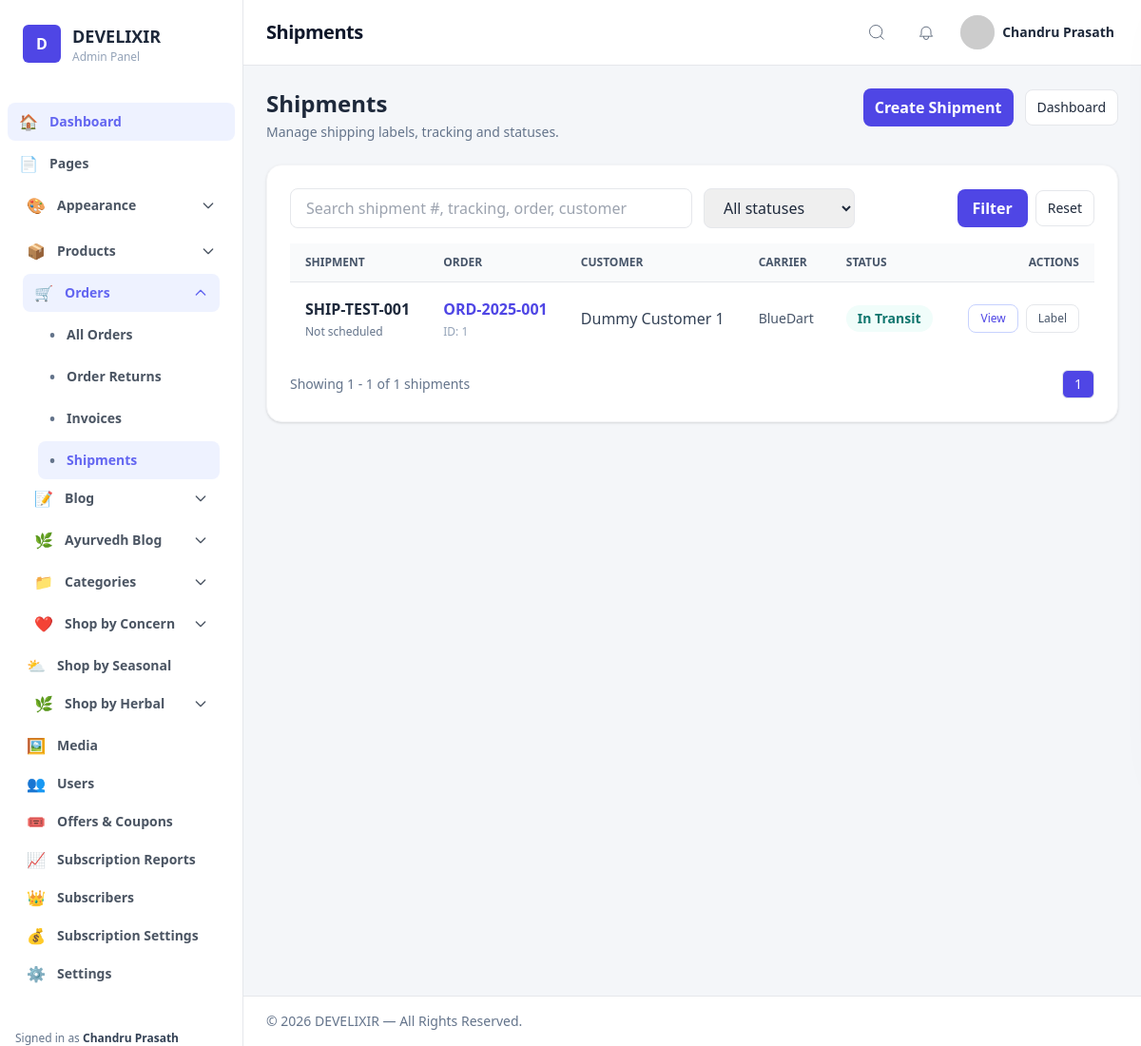
/admin/shipments.php (signed in), run on the app's committed database.
### tables this page shows
CREATE TABLE `shipments` (
  `id` bigint(20) UNSIGNED NOT NULL,
  `shipment_number` varchar(64) NOT NULL,
  `order_id` int(10) UNSIGNED NOT NULL,
  `carrier` varchar(100) DEFAULT NULL,
  `tracking_number` varchar(128) DEFAULT NULL,
  `shipping_method` varchar(64) DEFAULT NULL,
  `shipping_cost` decimal(10,2) DEFAULT 0.00,
  `weight` decimal(10,2) DEFAULT 0.00,
  `status` enum('pending','label_created','in_transit','delivered','returned','cancelled') NOT NULL DEFAULT 'pending',
  `label_file` varchar(255) DEFAULT NULL,
  `created_by` int(11) DEFAULT NULL,
  `created_at` datetime NOT NULL DEFAULT current_timestamp(),
  `shipped_at` datetime DEFAULT NULL,
  `notes` text DEFAULT NULL
);

CREATE TABLE `orders` (
  `id` int(10) UNSIGNED NOT NULL,
  `user_id` int(10) UNSIGNED DEFAULT NULL,
  `total` decimal(10,2) NOT NULL DEFAULT 0.00,
  `coupon_code` varchar(50) DEFAULT NULL,
  `coupon_discount` decimal(10,2) DEFAULT 0.00,
  `status` varchar(50) DEFAULT 'processing',
  `payment_status` varchar(50) DEFAULT 'pending',
  `created_at` timestamp NULL DEFAULT current_timestamp(),
  `total_amount` decimal(10,2) NOT NULL DEFAULT 0.00,
  `shipping_charge` decimal(10,2) DEFAULT 0.00,
  `tax_amount` decimal(10,2) DEFAULT 0.00,
  `order_number` varchar(100) DEFAULT NULL,
  `customer_name` varchar(255) DEFAULT NULL,
  `customer_address` text DEFAULT NULL,
  `order_status` varchar(50) DEFAULT 'pending'
);

### admin/shipments.php (the view, shortened to what this page needs)
<?php
require_once __DIR__ . '/../includes/db.php';
include __DIR__ . '/layout/header.php';
function h($s) {
    return htmlspecialchars((string)($s ?? ''), ENT_QUOTES, 'UTF-8');
}
function preserve_qs($overrides = []) {
    $qs = $_GET;
    foreach ($overrides as $k => $v) $qs[$k] = $v;
    return '?' . http_build_query($qs);
}
function status_badge($s) {
    $map = [
        'pending'       => ['bg'=>'bg-amber-50','text'=>'text-amber-700','label'=>'Pending'],
        'label_created' => ['bg'=>'bg-indigo-50','text'=>'text-indigo-700','label'=>'Label Created'],
        'in_transit'    => ['bg'=>'bg-teal-50','text'=>'text-teal-700','label'=>'In Transit'],
        'delivered'     => ['bg'=>'bg-green-50','text'=>'text-green-700','label'=>'Delivered'],
        'returned'      => ['bg'=>'bg-red-50','text'=>'text-red-700','label'=>'Returned'],
        'cancelled'     => ['bg'=>'bg-red-50','text'=>'text-red-700','label'=>'Cancelled'],
    ];
    $s = strtolower((string)$s);
    $info = $map[$s] ?? ['bg'=>'bg-slate-50','text'=>'text-slate-700','label'=>ucfirst($s)];
    return '<span class="inline-flex items-center px-3 py-1 rounded-full text-sm font-semibold '
           . $info['bg'] . ' ' . $info['text'] . '">' . h($info['label']) . '</span>';
}
$q = trim($_GET['q'] ?? '');
$page = max(1, (int)($_GET['page'] ?? 1));
$perPage = 20;
$where = [];
$params = [];
$whereSql = $where ? implode(' AND ', $where) : '1=1';
try {
    $countSql = "SELECT COUNT(*) FROM shipments s JOIN orders o ON s.order_id = o.id WHERE {$whereSql}";
    $stmt = $pdo->prepare($countSql);
    $stmt->execute($params);
    $total = (int)$stmt->fetchColumn();
} catch (Exception $e) {
    error_log('Shipments count error: ' . $e->getMessage());
    $total = 0;
}
$pages = max(1, (int)ceil($total / $perPage));
$offset = ($page - 1) * $perPage;
$shipments = [];
try {
    $listSql = "SELECT s.*, o.order_number, o.customer_name
                FROM shipments s
                JOIN orders o ON s.order_id = o.id
                WHERE {$whereSql}
                ORDER BY s.created_at DESC
                LIMIT :limit OFFSET :offset";
    $stmt = $pdo->prepare($listSql);
    $stmt->bindValue(':limit', (int)$perPage, PDO::PARAM_INT);
    $stmt->bindValue(':offset', (int)$offset, PDO::PARAM_INT);
    $stmt->execute();
    $shipments = $stmt->fetchAll(PDO::FETCH_ASSOC);
} catch (Exception $e) {
    error_log('Shipments list error: ' . $e->getMessage());
    $shipments = [];
}
?>
<div class="max-w-[1200px] mx-auto">
  <div class="flex items-start justify-between gap-6 mb-6">
    <div>
      <h2 class="text-2xl font-extrabold text-slate-800">Shipments</h2>
      <p class="text-sm text-slate-500 mt-1">Manage shipping labels, tracking and statuses.</p>
    </div>
    <div class="flex items-center gap-3">
      <a href="shipments_create.php" class="inline-flex items-center gap-2 px-3 py-2 rounded-lg bg-indigo-600 text-white font-semibold">Create Shipment</a>
      <a href="dashboard.php" class="inline-flex items-center gap-2 px-3 py-2 rounded-lg bg-white border border-gray-200 text-sm hover:shadow">Dashboard</a>
    </div>
  </div>
  <div class="bg-white rounded-2xl shadow p-6 border border-gray-100">
    <form method="get" class="flex flex-col md:flex-row md:items-center gap-3 mb-4">
      <input type="search" name="q" value="<?= h($q) ?>" placeholder="Search shipment #, tracking, order, customer" class="w-full md:w-1/2 px-4 py-2 rounded-lg border border-gray-200 focus:outline-none" />
      <select name="status" class="px-4 py-2 rounded-lg border border-gray-200">
        <option value="">All statuses</option>
      </select>
      <div class="flex items-center gap-2 ml-auto">
        <button type="submit" class="inline-flex items-center gap-2 px-4 py-2 rounded-lg bg-indigo-600 text-white font-semibold">Filter</button>
        <a href="shipments.php" class="px-3 py-2 rounded-lg border border-gray-200 text-sm">Reset</a>
      </div>
    </form>
    <div class="overflow-x-auto">
      <table class="min-w-full divide-y divide-gray-200">
        <thead class="bg-gray-50">
          <tr>
            <th class="px-4 py-3 text-left text-xs font-semibold text-slate-600 uppercase">Shipment</th>
            <th class="px-4 py-3 text-left text-xs font-semibold text-slate-600 uppercase">Order</th>
            <th class="px-4 py-3 text-left text-xs font-semibold text-slate-600 uppercase">Customer</th>
            <th class="px-4 py-3 text-left text-xs font-semibold text-slate-600 uppercase">Carrier</th>
            <th class="px-4 py-3 text-left text-xs font-semibold text-slate-600 uppercase">Status</th>
            <th class="px-4 py-3 text-right text-xs font-semibold text-slate-600 uppercase">Actions</th>
          </tr>
        </thead>
        <tbody class="bg-white divide-y divide-gray-100">
          <?php if (empty($shipments)): ?>
            <tr>
              <td colspan="6" class="px-6 py-12 text-center text-sm text-slate-500">No shipments found.</td>
            </tr>
          <?php else: foreach ($shipments as $s): ?>
            <tr class="hover:bg-slate-50 transition">
              <td class="px-4 py-4">
                <div class="font-semibold text-slate-800"><?= h($s['shipment_number']) ?></div>
                <div class="text-xs text-slate-500 mt-1">
                  <?= !empty($s['shipment_date']) ? h(date('d M Y', strtotime($s['shipment_date']))) : 'Not scheduled' ?>
                </div>
              </td>
              <td class="px-4 py-4">
                <a href="order_view.php?id=<?= (int)$s['order_id'] ?>" class="font-semibold text-indigo-600 hover:text-indigo-800">
                  <?= h($s['order_number']) ?>
                </a>
                <div class="text-xs text-slate-400 mt-1">ID: <?= (int)$s['order_id'] ?></div>
              </td>
              <td class="px-4 py-4">
                <div class="font-medium text-slate-700"><?= h($s['customer_name']) ?></div>
              </td>
              <td class="px-4 py-4">
                <div class="text-sm text-slate-600"><?= h($s['carrier'] ?? '-') ?></div>
              </td>
              <td class="px-4 py-4"><?= status_badge($s['status'] ?? '') ?></td>
              <td class="px-4 py-4 text-right">
                <div class="inline-flex items-center gap-2">
                  <a href="shipment_view.php?id=<?= (int)$s['id'] ?>"
                     class="px-3 py-1.5 rounded-lg text-xs font-medium text-indigo-600 border border-indigo-200 hover:bg-indigo-50 transition">
                    View
                  </a>
                  <a href="label_pdf.php?id=<?= (int)$s['id'] ?>"
                     class="px-3 py-1.5 rounded-lg text-xs font-medium text-slate-600 border border-gray-200 hover:bg-gray-50 transition"
                     download>
                    Label
                  </a>
                </div>
              </td>
            </tr>
          <?php endforeach; endif; ?>
        </tbody>
      </table>
    </div>
    <div class="mt-4 flex items-center justify-between gap-4">
      <div class="text-sm text-slate-500">
        Showing <?= $total === 0 ? 0 : ($offset + 1); ?> - <?= min($total, $offset + count($shipments)); ?> of <?= $total; ?> shipments
      </div>
      <nav class="flex items-center gap-2" role="navigation" aria-label="Pagination">
        <?php
          $start = max(1, $page - 3);
          $end   = min($pages, $page + 3);
          for ($p = $start; $p <= $end; $p++) {
            $active = $p === $page ? 'bg-indigo-600 text-white' : 'bg-white text-slate-700';
            echo '<a href="'. preserve_qs(['page'=>$p]) .'" class="px-3 py-1 rounded-md border border-gray-200 text-sm '. $active .'">'. $p .'</a>';
          }
        ?>
      </nav>
    </div>
  </div>
</div>
<?php include __DIR__ . '/layout/footer.php'; ?>

### admin/layout/header.php (style rules this page uses)
body { background: #f4f6f9; }

### data on the page
shipments: shipment_number "SHIP-TEST-001", order.order_number "ORD-2025-001", order "1", order.customer_name "Dummy Customer 1", carrier "BlueDart", status "In Transit"

### other printed values
$icons['Dashboard'] "🏠"
$icons['Appearance'] "🎨"
$icons['Products'] "📦"
$icons['Orders'] "🛒"
$icons['Blog'] "📝"
$icons['Ayurvedh Blog'] "🌿"
$icons['Categories'] "📁"
$icons[$item['label']] "👥"
$item['label'] "Users"
$icons[$item['label']] "🎟️"
$item['label'] "Offers & Coupons"
$icons[$item['label']] "📈"
$item['label'] "Subscription Reports"
$icons[$item['label']] "👑"
$item['label'] "Subscribers"
